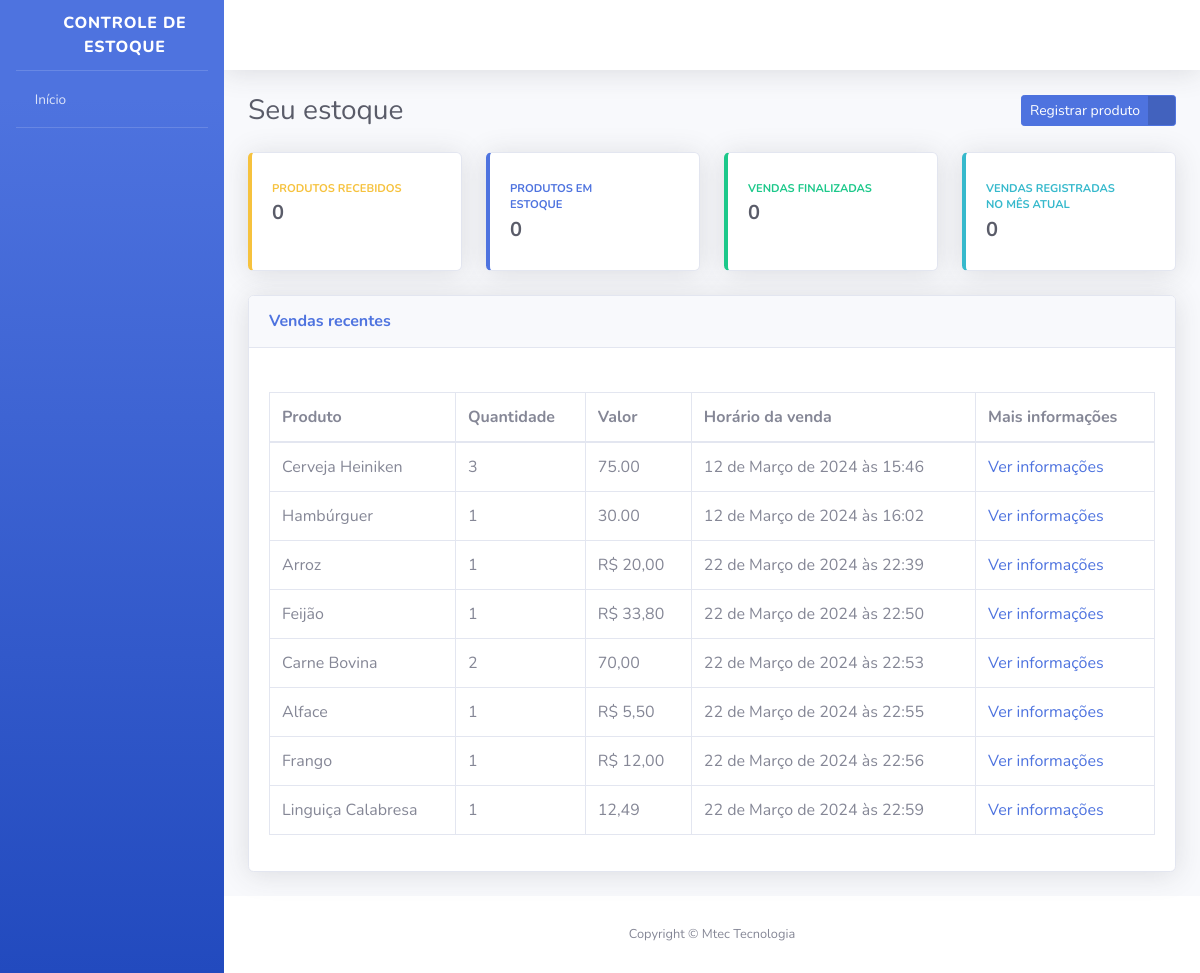
The app's page /, older data.
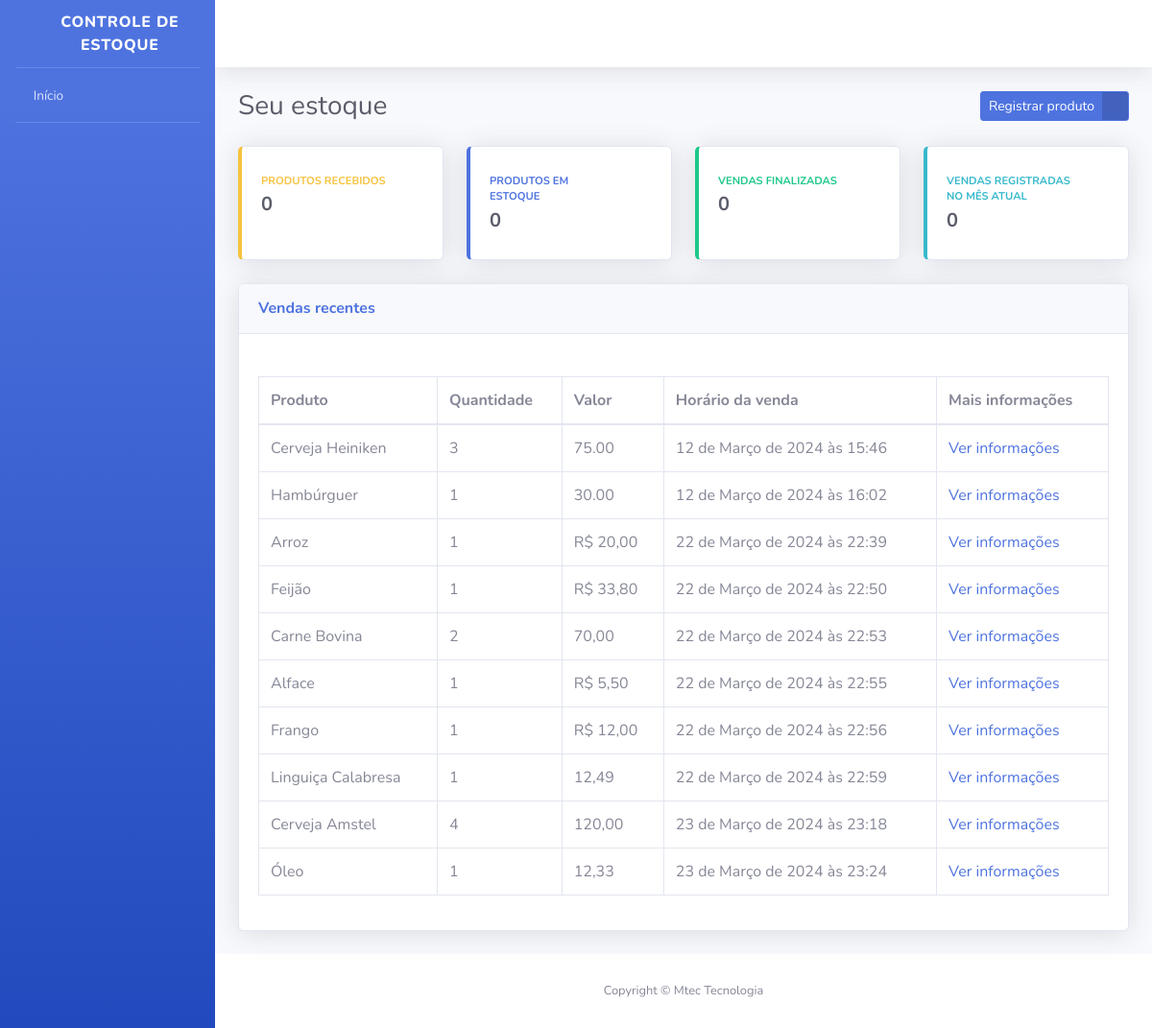
The same page, newer data.
### produtos/models.py (models this page shows, shortened)
class Produtos(models.Model):
    STATUS_PRODUTO = [
        ("AGUARDANDO", "Aguardando a venda"),
        ("NO_ESTOQUE", "No estoque"),
        ("FINALIZADA", "Venda finalizada")
    ]
    status = models.CharField(verbose_name="Status", max_length=10, choices=STATUS_PRODUTO, default="AGUARDANDO")
    nome_produto = models.CharField(verbose_name="Produto", max_length=200)
    valor_produto = models.CharField(verbose_name="Valor", max_length=200)
    data_venda = models.DateField(verbose_name="Data da venda", auto_now=False, auto_now_add=False)
    quantidade_venda = models.PositiveSmallIntegerField(verbose_name="Quantidade de produtos")
    vendedor_responsavel = models.CharField(verbose_name="Vendedor Responsável", max_length=194, blank=True, null=True)
    horario_venda = models.DateTimeField(verbose_name="Horário da venda", auto_now_add=True, blank=True, null=True)
    supervisor = models.CharField(verbose_name="Supervisor", max_length=194, blank=True)
    def get_horario_venda(self):
        if self.horario_venda:
            return self.horario_venda
        return "O horário da venda não foi registrado"
    class Meta:
        verbose_name = "Produto"
        verbose_name_plural = "Produtos"
        db_table = "produtos"

### users/views.py (the view)
# urls.py: path("", index, name="index"),
def index(request):
    todos_produtos = Produtos.objects.all()
    context = {"nome_pagina": "Seu estoque", "todos_produtos": todos_produtos}
    return render(request, "index.html", context)

### templates/index.html (shortened to what the changed rows need)
<!DOCTYPE html>
{% load static %}
<html lang="pt-br">
    <head>
        <link href="{% static 'css/sb-admin-2.min.css' %}" rel="stylesheet">
        <link href="{% static 'vendor/fontawesome-free/css/all.min.css' %}" rel="stylesheet" type="text/css">
    </head>
    <body id="page-top">
        <div id="wrapper">
            <div id="content-wrapper" class="d-flex flex-column">
                <div id="content">
                    <div class="container-fluid">
                        <div class="d-sm-flex align-items-center justify-content-between mb-4">
                            <h1 class="h3 mb-0 text-gray-800">{{nome_pagina}}</h1>
                        </div>
                        <div class="card shadow mb-4">
                            <div class="card-body">
                                <div class="table-responsive">
                                    <table class="table table-bordered">
                                        <thead>
                                            <tr>
                                                <th>Produto</th>
                                                <th>Quantidade</th>
                                                <th>Valor</th>
                                                <th>Horário da venda</th>
                                                <th>Mais informações</th>
                                            </tr>
                                        </thead>
                                        <tbody>
                                            {% for produto in todos_produtos %}
                                                <tr>
                                                    <td>{{ produto.nome_produto }}</td>
                                                    <td>{{ produto.quantidade_venda }}</td>
                                                    <td>{{ produto.valor_produto }}</td>
                                                    <td>{{ produto.get_horario_venda }}</td>
                                                    <td>
                                                        <a href="{% url 'informacoes_produto' produto.id %}">Ver informações</a>
                                                    </td>
                                                </tr>
                                            {% endfor %}
                                        </tbody>
                                    </table>
                                </div>
                            </div>
                        </div>
                    </div>
                </div>
            </div>
        </div>
    </body>
</html>

Row changes from the older to the newer data that the page shows:
added Produtos: nome_produto "Cerveja Amstel", quantidade_venda "4", valor_produto "120,00", get_horario_venda "23 de Março de 2024 às 23:18"
added Produtos: nome_produto "Óleo", quantidade_venda "1", valor_produto "12,33", get_horario_venda "23 de Março de 2024 às 23:24"
